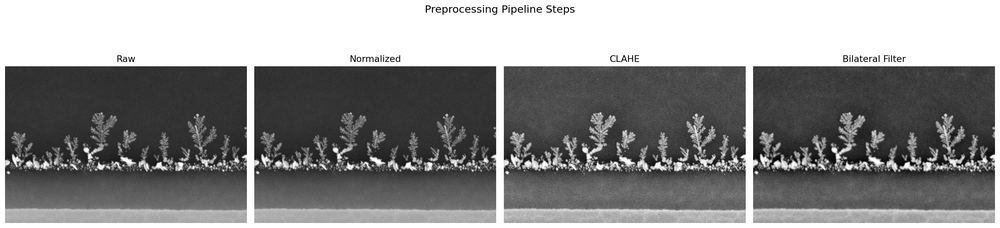
#> input picture outputs/visuals/preprocessing_check.png, 1000 x 228 px, shrunk from 2985 x 681 before the run
$ python segmentation.py ../outputs/visuals/preprocessing_check.png   (older library calls are emulated)
#> lines starting #> are read from the running program, lines starting #| are printed output that depends on the picture; after the words box and inside, x2 and y2 are one past the last pixel; in counts of white or black regions, pixels touching at a corner belong together
### pipeline_B_classic/preprocessing.py
"""
Preprocess SEM images before segmentation.

This file loads the image, removes the bottom metadata bar, improves contrast,
and reduces noise. The output is a cleaner grayscale image for the next step.
"""

import cv2
import numpy as np
from pathlib import Path


# ==============================================================================
# STEP 1: IMAGE LOADING + CROPPING
# ==============================================================================

def load_image(image_path: str) -> np.ndarray:
    """
    Load an SEM image as grayscale.

    Args:
        image_path: Path to the image file.

    Returns:
        Grayscale image as a 2D array.

    Raises:
        FileNotFoundError: If the path does not exist.
        ValueError: If OpenCV cannot read the file.
    """
    path = Path(image_path)
    if not path.exists():
        raise FileNotFoundError(f"Image not found: {image_path}")

    # cv2.IMREAD_GRAYSCALE forces single-channel loading
    # even if the file was saved as RGB
    image = cv2.imread(str(path), cv2.IMREAD_GRAYSCALE)

    if image is None:
        raise ValueError(f"OpenCV could not read the image: {image_path}")

    return image

def crop_metadata_bar(image: np.ndarray, crop_fraction: float = 0.065) -> np.ndarray:
    """
    Remove the SEM metadata bar at the bottom of the image.
    """
    if crop_fraction <= 0:
        return image
    h = image.shape[0]
    crop_pixels = int(h * crop_fraction)
    return image[:h - crop_pixels, :]


# ==============================================================================
# STEP 2: HISTOGRAM NORMALIZATION
# ==============================================================================

def normalize_histogram(image: np.ndarray) -> np.ndarray:
    """
    Stretch the image values to the full range `[0, 255]`.

    Args:
        image: Grayscale image.

    Returns:
        Normalized image.
    """
    # cv2.normalize with NORM_MINMAX does exactly the linear stretch described above
    normalized = np.empty_like(image, dtype=np.uint8)
    cv2.normalize(
        image,
        normalized,
        alpha=0,            # minimum output value
        beta=255,           # maximum output value
        norm_type=cv2.NORM_MINMAX,
        dtype=cv2.CV_8U     # output : unsigned 8-bit integer (0-255)
    )


    return normalized


# ==============================================================================
# STEP 3: CLAHE - LOCAL CONTRAST ENHANCEMENT
# ==============================================================================

def apply_clahe(image: np.ndarray,
                clip_limit: float = 1.0,
                tile_size: int = 8) -> np.ndarray:
    """
    Apply CLAHE to improve local contrast.

    Args:
        image: Input grayscale image.
        clip_limit: CLAHE clip limit.
        tile_size: CLAHE tile size.

    Returns:
        Contrast-enhanced image.
    """
    clahe = cv2.createCLAHE(
        clipLimit=clip_limit,
        tileGridSize=(tile_size, tile_size)
    )

    enhanced = clahe.apply(image)

    return enhanced


# ==============================================================================
# STEP 4: BILATERAL FILTER - EDGE-PRESERVING DENOISING
# ==============================================================================

def apply_bilateral_filter(image: np.ndarray,
                            diameter: int = 9,
                            sigma_color: float = 75,
                            sigma_space: float = 4.5) -> np.ndarray:
    """
    Remove noise while keeping edges as sharp as possible.

    Args:
        image: Input grayscale image.
        diameter: Neighborhood diameter.
        sigma_color: Intensity sigma.
        sigma_space: Spatial sigma.

    Returns:
        Denoised image.
    """
    denoised = cv2.bilateralFilter(
        image,
        d=diameter,
        sigmaColor=sigma_color,
        sigmaSpace=sigma_space
    )

    return denoised


# ==============================================================================
# MASTER FUNCTION - runs all steps in order
# ==============================================================================

def preprocess(image_path: str,
               crop_fraction: float = 0.065,
               clahe_clip: float = 2.0,
               clahe_tile: int = 8,
               bilateral_d: int = 9,
               bilateral_sigma: float = 75) -> dict:
    """
    Run the full preprocessing pipeline on one image.

    Args:
        image_path: Path to the raw image.
        crop_fraction: Fraction of bottom rows to crop. Use `0.0` to disable.
        clahe_clip: CLAHE clip limit.
        clahe_tile: CLAHE tile size.
        bilateral_d: Bilateral filter diameter.
        bilateral_sigma: Bilateral filter sigma.

    Returns:
        Dictionary with images from each step.
    """
    raw = load_image(image_path)
#> in load_image, image is the input picture: shape (228, 1000); min 0, max 255, mean 140.2
    raw = crop_metadata_bar(raw, crop_fraction)
#> in crop_metadata_bar, `return image[:h - crop_pixels, :]`:
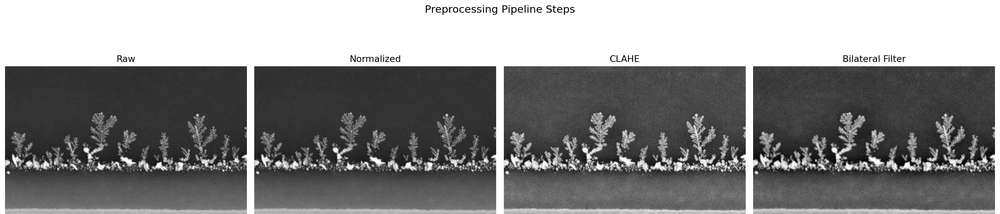
#> returned value: shape (214, 1000); min 0, max 255, mean 136.1
    normalized = normalize_histogram(raw)
    clahe_result = apply_clahe(normalized, clahe_clip, clahe_tile)
#> in apply_clahe, `enhanced = clahe.apply(image)`:
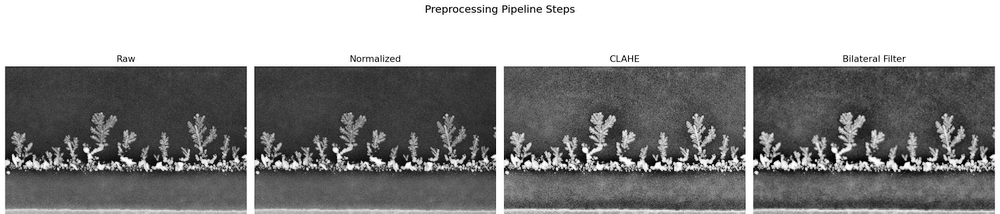
#> enhanced: shape (214, 1000); min 0, max 255, mean 143.1
    denoised = apply_bilateral_filter(clahe_result, bilateral_d, bilateral_sigma)
#> in apply_bilateral_filter, `denoised = cv2.bilateralFilter( image, d=diameter, sigmaColor=sigma_co..`:
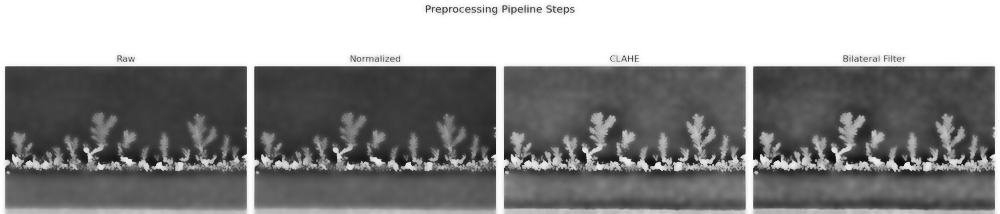
#> denoised: shape (214, 1000); min 9, max 255, mean 143.1

    return {
        'raw': raw,
        'normalized': normalized,
        'clahe': clahe_result,
        'denoised': denoised       # <-- this is what segmentation.py will receive
    }


# ==============================================================================
# VISUALIZATION HELPER
# ==============================================================================

# [28 lines left out: function visualize_steps, not called in this run]


# ==============================================================================
# QUICK TEST - run this file directly to test on a single image
# ==============================================================================

# [19 lines that do not run on import are left out]

### pipeline_B_classic/segmentation.py
"""
Convert the preprocessed grayscale image into a binary dendrite mask.

This file tries thresholding methods and returns the mask that will be used by
the next pipeline step.
"""

import cv2
import numpy as np
from pathlib import Path


# ==============================================================================
# STEP 1: ADAPTIVE THRESHOLDING (PRIMARY METHOD)
# ==============================================================================

def adaptive_threshold(image: np.ndarray,
                        block_size: int = 35,
                        C: float = 4) -> np.ndarray:
    """
    Apply adaptive thresholding to get a binary mask.

    Args:
        image: Preprocessed grayscale image.
        block_size: Local window size. Must be odd.
        C: Small constant subtracted from the local mean.

    Returns:
        Binary mask with 255 for dendrites and 0 for background.
    """
    # Safety check: block_size must be odd
    if block_size % 2 == 0:
        block_size += 1

    binary_mask = cv2.adaptiveThreshold(
        image,
        maxValue=255,                           # value assigned to dendrite pixels
        adaptiveMethod=cv2.ADAPTIVE_THRESH_MEAN_C,  # use mean of neighborhood
        thresholdType=cv2.THRESH_BINARY,        # bright pixels → white
        blockSize=block_size,
        C=C
    )

    return binary_mask


# ==============================================================================
# STEP 2: OTSU'S METHOD (REFERENCE / FALLBACK)
# ==============================================================================

def otsu_threshold(image: np.ndarray) -> tuple[np.ndarray, float]:
    """
    Apply Otsu thresholding and return the chosen threshold value.

    Args:
        image: Preprocessed grayscale image.

    Returns:
        Binary mask and the threshold value picked by Otsu.
    """
    threshold_value, binary_mask = cv2.threshold(
        image,
        thresh=0,               # ignored when using OTSU flag
        maxval=255,
        type=cv2.THRESH_BINARY + cv2.THRESH_OTSU   # OTSU finds T automatically
    )

    return binary_mask, threshold_value


# ==============================================================================
# MASTER FUNCTION
# ==============================================================================

def segment(preprocessed_image: np.ndarray,
            method: str = 'otsu',
            block_size: int = 35,
            C: float = 4,
            electrode_fraction: float = 0.35) -> dict:
    """
    Run segmentation on a preprocessed image.

    Args:
        preprocessed_image: Output image from preprocessing.
        method: `'adaptive'` or `'otsu'`.
        block_size: Window size for adaptive thresholding.
        C: Constant used in adaptive thresholding.
        electrode_fraction: Unused parameter kept for compatibility.

    Returns:
        Dictionary with both raw threshold masks and the final chosen mask.
    """
    # Always compute both for comparison purposes
    adaptive_raw = adaptive_threshold(preprocessed_image, block_size, C)
    otsu_raw, otsu_value = otsu_threshold(preprocessed_image)

    # Select which method drives the final mask
    if method == 'adaptive':
        raw_mask = adaptive_raw
    elif method == 'otsu':
        raw_mask = otsu_raw
    else:
        raise ValueError(f"method must be 'adaptive' or 'otsu', got: '{method}'")

    return {
        'adaptive_raw': adaptive_raw,
        'otsu_raw':     otsu_raw,
        'otsu_value':   otsu_value,
        'mask':         raw_mask,     # <-- this is what postprocessing.py receives
        'method_used':  method
    }


# ==============================================================================
# VISUALIZATION HELPER
# ==============================================================================

def visualize_segmentation(preprocessed_image: np.ndarray,
                            seg_results: dict,
                            save_path = None) -> None:
    """
    Show the segmentation results side by side.

    Args:
        preprocessed_image: Image passed into `segment()`.
        seg_results: Output from `segment()`.
        save_path: Optional path to save the figure.
    """
    import matplotlib.pyplot as plt

    fig, axes = plt.subplots(1, 4, figsize=(20, 5))

    images = [
        (preprocessed_image,            'Preprocessed Input'),
        (seg_results['adaptive_raw'],   'Adaptive Threshold'),
        (seg_results['otsu_raw'],       f"Otsu (T={seg_results['otsu_value']:.1f})"),
        (seg_results['mask'],           f"Final Mask ({seg_results['method_used']})"),
    ]

    for ax, (img, title) in zip(axes, images):
        ax.imshow(img, cmap='gray')
        ax.set_title(title, fontsize=13)
        ax.axis('off')

    plt.suptitle('Segmentation Pipeline Steps', fontsize=15, y=1.02)
    plt.tight_layout()

    if save_path:
        plt.savefig(save_path, bbox_inches='tight', dpi=150)
        print(f"Saved to {save_path}")

    plt.show()


def save_mask_overlay(preprocessed_image: np.ndarray,
                      mask: np.ndarray,
                      save_path: str,
                      alpha: float = 0.4) -> None:
    """
    Save a simple mask overlay image.
    """
    gray = preprocessed_image
    if gray.dtype != np.uint8:
        gray = cv2.normalize(gray, None, 0, 255, cv2.NORM_MINMAX).astype(np.uint8)

    rgb = cv2.cvtColor(gray, cv2.COLOR_GRAY2RGB)
    overlay = rgb.copy()
    overlay[mask > 0] = [0, 200, 0]
    blended = cv2.addWeighted(rgb, 1.0 - alpha, overlay, alpha, 0)

    out_path = Path(save_path)
    out_path.parent.mkdir(parents=True, exist_ok=True)
    cv2.imwrite(str(out_path), cv2.cvtColor(blended, cv2.COLOR_RGB2BGR))
    print(f"Saved overlay to {out_path}")


# ==============================================================================
# PARAMETER TUNING HELPER
# ==============================================================================

def tune_adaptive_parameters(image: np.ndarray) -> None:
    """
    Show a grid of adaptive threshold settings for quick comparison.

    Args:
        image: Preprocessed image.
    """
    import matplotlib.pyplot as plt

    block_sizes = [15, 25, 35, 51]
    C_values    = [2, 4, 8, 12]

    fig, axes = plt.subplots(
        len(C_values), len(block_sizes),
        figsize=(4 * len(block_sizes), 4 * len(C_values))
    )

    for i, C in enumerate(C_values):
        for j, bs in enumerate(block_sizes):
            mask = adaptive_threshold(image, block_size=bs, C=C)
            axes[i][j].imshow(mask, cmap='gray')
            axes[i][j].set_title(f'block={bs}, C={C}', fontsize=9)
            axes[i][j].axis('off')

    plt.suptitle('Adaptive Threshold Parameter Grid\n(pick the clearest dendrite separation)',
                 fontsize=13)
    plt.tight_layout()
    plt.show()


# ==============================================================================
# QUICK TEST
# ==============================================================================

if __name__ == "__main__":
    import sys
    from preprocessing import preprocess

    if len(sys.argv) < 2:
        print("Usage: python segmentation.py <path_to_image>")
        print("Example: python segmentation.py data/raw/sample_01.png")
        sys.exit(1)

    image_path = sys.argv[1]
    print(f"Processing: {image_path}")

    # Run preprocessing first
    prep_results = preprocess(image_path)
#> prep_results = 4 items
    denoised = prep_results['denoised']

    # Run segmentation
    seg_results = segment(denoised)
#> in adaptive_threshold, `binary_mask = cv2.adaptiveThreshold( image, maxValue=255,`:
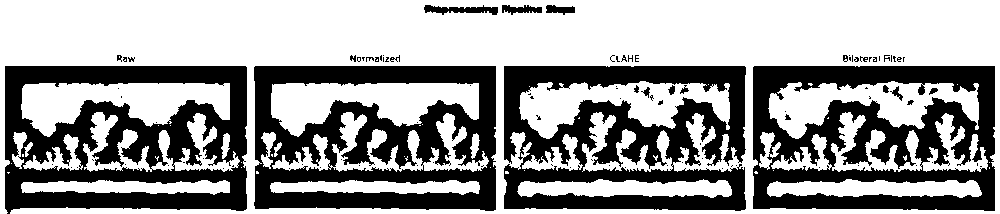
#> binary_mask: shape (214, 1000); 60.5% white; 100 black regions (76 under 20 px), largest, box (x1, y1, x2, y2) and area: (5, 66, 247, 214) 21056, (254, 66, 496, 211) 20859, (753, 66, 995, 211) 20547
#> in otsu_threshold, `threshold_value, binary_mask = cv2.threshold( image, thresh=0,`:
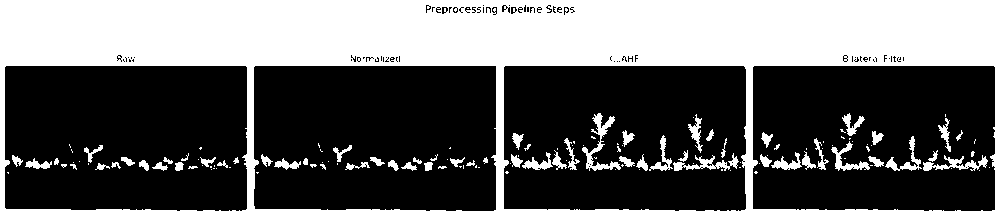
#> binary_mask: shape (214, 1000); 38.1% white; 139 white regions (77 under 20 px), largest, box (x1, y1, x2, y2) and area: (0, 0, 1000, 214) 74522, (582, 113, 621, 171) 594, (673, 153, 739, 171) 424
#> in otsu_threshold, `threshold_value, binary_mask = cv2.threshold( image, thresh=0,`: threshold_value = 162
#> seg_results = 5 items

    print(f"  Otsu auto-selected threshold: {seg_results['otsu_value']:.1f}")
#|   Otsu auto-selected threshold: 162.0
    print(f"  Method used: {seg_results['method_used']}")
#|   Method used: otsu
    print(f"  Dendrite pixels in final mask: {np.sum(seg_results['mask'] == 255)}")
#|   Dendrite pixels in final mask: 81599
    print(f"  Background pixels:             {np.sum(seg_results['mask'] == 0)}")
#|   Background pixels:             132401

    visualize_segmentation(
        denoised,
        seg_results,
        save_path="outputs/visuals/segmentation_check.png"
    )
#> the loop in visualize_segmentation, `for ax, (img, title) in zip(axes, images):` made 4 passes
#> title on passes 1 to 4: 'Preprocessed Input', 'Adaptive Threshold', 'Otsu (T=162.0)', 'Final Mask (otsu)'
    save_mask_overlay(
        preprocessed_image=denoised,
        mask=seg_results['mask'],
        save_path="outputs/visuals/segmentation_overlay.png"
    )
#> in save_mask_overlay, `overlay[mask > 0] = [0, 200, 0]`:
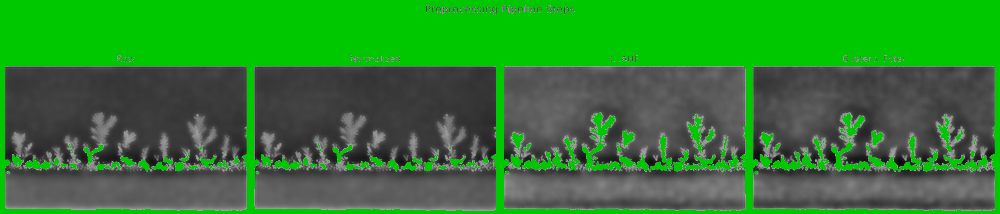
#> overlay: shape (214, 1000, 3); mean B, G, R 50.1, 126.4, 50.1
#> in save_mask_overlay, `blended = cv2.addWeighted(rgb, 1.0 - alpha, overlay, alpha, 0)`:
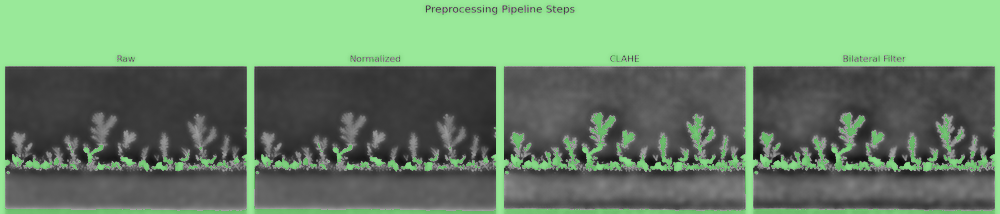
#> blended: shape (214, 1000, 3); mean B, G, R 105.9, 136.4, 105.9

    # Uncomment to explore parameter tuning:
    # tune_adaptive_parameters(denoised)

$ run again, with outputs/visuals/002_pipeline.png copied over outputs/visuals/preprocessing_check.png
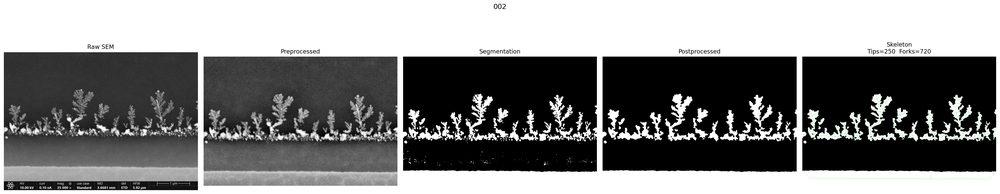
#> input picture outputs/visuals/002_pipeline.png, 1000 x 194 px, shrunk from 3885 x 754 before the run
#> prep_results = 4 items
#> in otsu_threshold, `threshold_value, binary_mask = cv2.threshold( image, thresh=0,`:
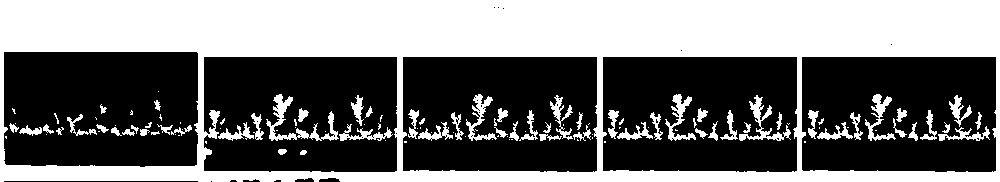
#> binary_mask: shape (182, 1000); 44.4% white; 120 white regions (56 under 20 px), largest, box (x1, y1, x2, y2) and area: (0, 0, 1000, 182) 71587, (266, 94, 339, 141) 839, (739, 95, 791, 141) 570
#> threshold_value = 139
#> seg_results = 5 items
#|   Otsu auto-selected threshold: 139.0
#|   Method used: otsu
#|   Dendrite pixels in final mask: 80832
#|   Background pixels:             101168
#> the loop in visualize_segmentation, `for ax, (img, title) in zip(axes, images):` made 4 passes
#> title on passes 1 to 4: 'Preprocessed Input', 'Adaptive Threshold', 'Otsu (T=139.0)', 'Final Mask (otsu)'
#> in save_mask_overlay, `blended = cv2.addWeighted(rgb, 1.0 - alpha, overlay, alpha, 0)`:
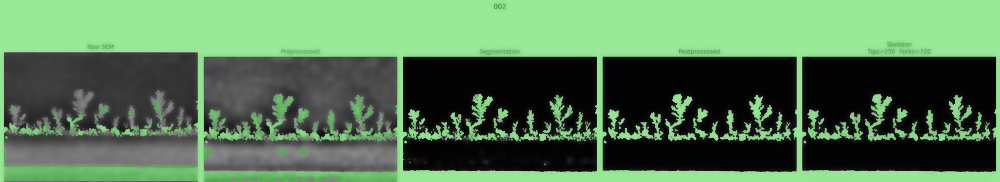
#> blended: shape (182, 1000, 3); mean B, G, R 85.4, 120.9, 85.4

$ run again, with outputs/visuals/005_pipeline.png copied over outputs/visuals/preprocessing_check.png
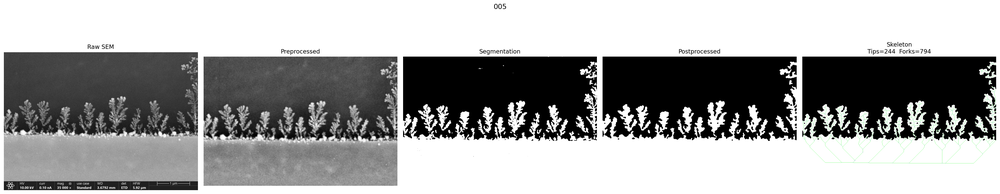
#> input picture outputs/visuals/005_pipeline.png, 1000 x 194 px, shrunk from 3885 x 754 before the run
#> prep_results = 4 items
#> in otsu_threshold, `threshold_value, binary_mask = cv2.threshold( image, thresh=0,`:
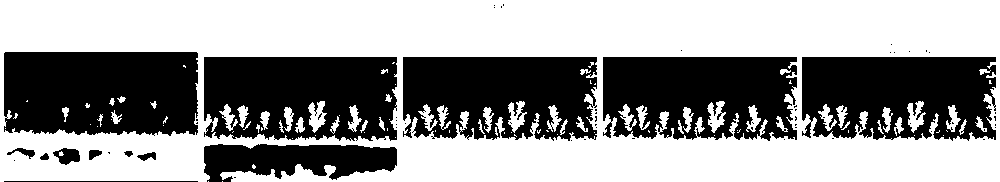
#> binary_mask: shape (182, 1000); 58.4% white; 66 black regions (53 under 20 px), largest, box (x1, y1, x2, y2) and area: (4, 52, 198, 136) 15254, (204, 57, 397, 141) 13782, (802, 57, 996, 141) 13535
#> threshold_value = 142
#> seg_results = 5 items
#|   Otsu auto-selected threshold: 142.0
#|   Method used: otsu
#|   Dendrite pixels in final mask: 106205
#|   Background pixels:             75795
#> the loop in visualize_segmentation, `for ax, (img, title) in zip(axes, images):` made 4 passes
#> title on passes 1 to 4: 'Preprocessed Input', 'Adaptive Threshold', 'Otsu (T=142.0)', 'Final Mask (otsu)'
#> in save_mask_overlay, `blended = cv2.addWeighted(rgb, 1.0 - alpha, overlay, alpha, 0)`:
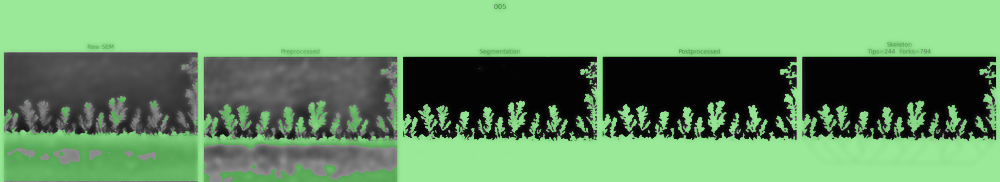
#> blended: shape (182, 1000, 3); mean B, G, R 102.9, 149.5, 102.9

$ run again, with outputs/visuals/010_pipeline.png copied over outputs/visuals/preprocessing_check.png
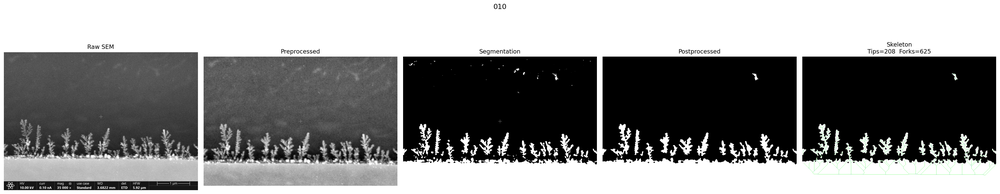
#> input picture outputs/visuals/010_pipeline.png, 1000 x 194 px, shrunk from 3885 x 754 before the run
#> prep_results = 4 items
#> threshold_value = 141
#> seg_results = 5 items
#|   Otsu auto-selected threshold: 141.0
#|   Method used: otsu
#|   Dendrite pixels in final mask: 84114
#|   Background pixels:             97886
#> the loop in visualize_segmentation, `for ax, (img, title) in zip(axes, images):` made 4 passes
#> title on passes 1 to 4: 'Preprocessed Input', 'Adaptive Threshold', 'Otsu (T=141.0)', 'Final Mask (otsu)'
#> in save_mask_overlay, `blended = cv2.addWeighted(rgb, 1.0 - alpha, overlay, alpha, 0)`:
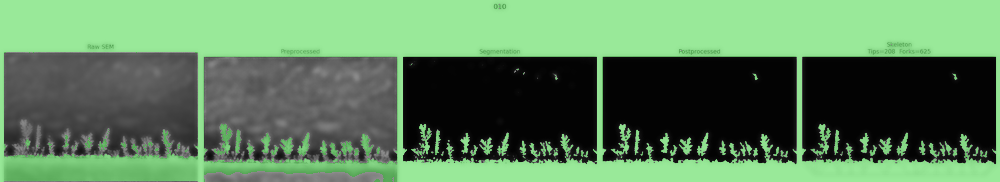
#> blended: shape (182, 1000, 3); mean B, G, R 89.5, 126.5, 89.5
